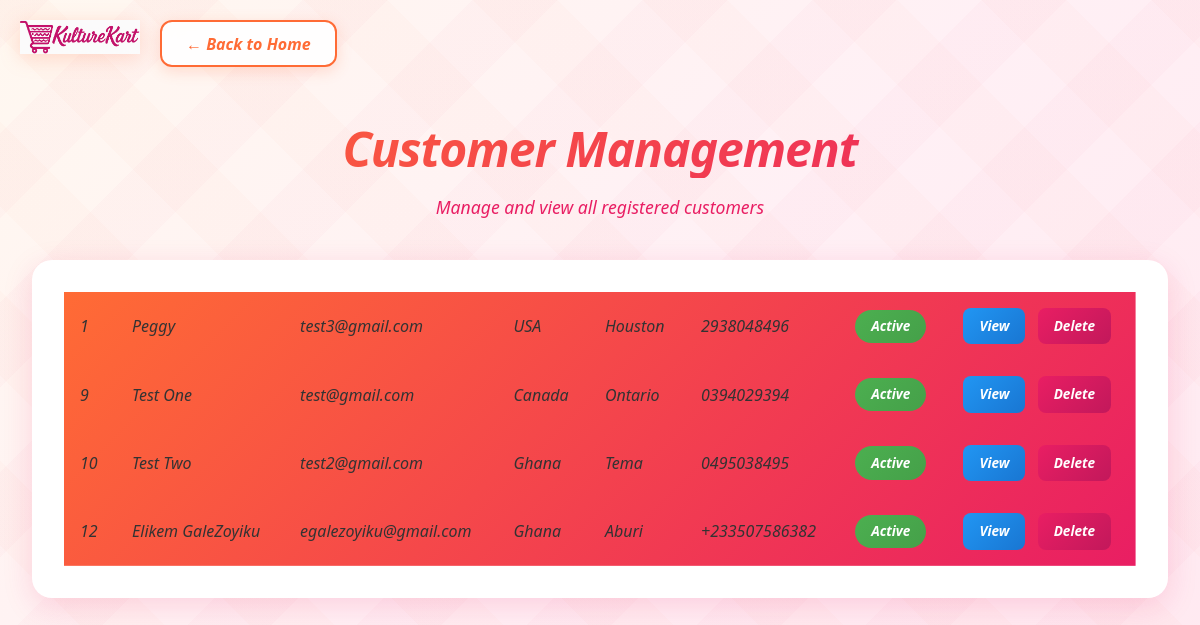
Page /admin/customer_manage.php (signed in) on the committed database.
### tables this page shows
CREATE TABLE `customer` (
  `customer_id` int NOT NULL,
  `customer_name` varchar(100) NOT NULL,
  `customer_email` varchar(50) NOT NULL,
  `customer_pass` varchar(150) NOT NULL,
  `customer_country` varchar(30) NOT NULL,
  `customer_city` varchar(30) NOT NULL,
  `customer_contact` varchar(15) NOT NULL,
  `customer_image` varchar(100) DEFAULT NULL,
  `user_role` int NOT NULL
);

### settings/db_class.php (called while the page is built, shortened)
<?php
if (!class_exists('db_connection')) {
    class db_connection
    {
        function db_connect()
        {
            $this->db = mysqli_connect(SERVER, USERNAME, PASSWD, DATABASE);
            if (mysqli_connect_errno()) {
                return false;
            } else {
                return true;
            }
        }
    }
}

### controllers/customer_controller.php (called while the page is built, shortened)
<?php
require_once '../classes/customer_class.php';
function get_all_customers_ctr() {
    $customer = new Customer();
    return $customer->getAllCustomers();
}
?>

### classes/customer_class.php (called while the page is built, shortened)
<?php
require_once '../settings/db_class.php';
class Customer extends db_connection
{
    public function getAllCustomers()
    {
        $stmt = $this->db->prepare("SELECT * FROM customer");
        $stmt->execute();
        return $stmt->get_result()->fetch_all(MYSQLI_ASSOC);
    }
}
?>

### admin/customer_manage.php (the view, shortened to what this page needs)
<?php
require_once("../controllers/customer_controller.php");
$customers = get_all_customers_ctr();
?>
<!DOCTYPE html>
<html lang="en">
<head>
    <link href="https://cdn.jsdelivr.net/npm/bootstrap@5.3.0/dist/css/bootstrap.min.css" rel="stylesheet">
</head>
<body>
    <a href="../index.php">
        <img src="../assets/images/logo.png" alt="KultureKart Logo" class="site-logo">
    </a>
    <a href="../index.php" class="btn-back">← Back to Home</a>
    <div class="container">
        <h2>Customer Management</h2>
        <p class="subtitle">Manage and view all registered customers</p>
 <div class="table-card">
            <table id="customerTable">
                <thead>
        <?php foreach ($customers as $customer): ?>
<tr>
    <td><?= $customer['customer_id'] ?></td>
    <td><?= htmlspecialchars($customer['customer_name']) ?></td>
    <td><?= htmlspecialchars($customer['customer_email']) ?></td>
    <td><?= htmlspecialchars($customer['customer_country']) ?></td>
    <td><?= htmlspecialchars($customer['customer_city']) ?></td>
    <td><?= htmlspecialchars($customer['customer_contact']) ?></td>
    <td><span class="status-badge status-active">Active</span></td>
    <td>
        <a href="customer_details.php?id=<?= $customer['customer_id'] ?>" class="btn-view">View</a>
        <button class="btn-delete" onclick="deleteCustomer(<?= $customer['customer_id'] ?>)">Delete</button>
    </td>
</tr>
<?php endforeach; ?>
    </div>

### admin/customer_manage.php (style rules this page uses)
* { margin: 0; padding: 0; box-sizing: border-box; }
body { font-family: 'Segoe UI', Tahoma, Geneva, Verdana, sans-serif; background: linear-gradient(135deg, #fff8f0 0%, #fff0f5 50%, #ffe8f0 100%); min-height: 100vh; position: relative; overflow-x: hidden; }
body::before { content: ''; position: fixed; top: 0; left: 0; width: 100%; height: 100%; background-image: repeating-linear-gradient(45deg, transparent, transparent 60px, rgba(255, 107, 53, 0.02) 60px, rgba(255, 107, 53, 0.02) 120px), repeating-linear-gradient(-45deg, transparent, transparent 60px, rgba(233, 30, 99, 0.02) 60px, rgba(233, 30, 99, 0.02) 120px); z-index: 0; pointer-events: none; }
.container { position: relative; z-index: 1; max-width: 1400px; margin: 0 auto; padding: 2rem; padding-top: 120px; }
.site-logo { position: fixed; top: 20px; left: 20px; width: 120px; height: auto; z-index: 1001; transition: all 0.3s ease; filter: drop-shadow(0 4px 10px rgba(255, 107, 53, 0.2)); }
.btn-back { position: fixed; top: 20px; left: 160px; background: rgba(255, 255, 255, 0.9); backdrop-filter: blur(10px); border: 2px solid #ff6b35; border-radius: 12px; padding: 0.6rem 1.5rem; color: #ff6b35; font-weight: 600; font-style: oblique; text-decoration: none; transition: all 0.3s ease; z-index: 1000; box-shadow: 0 4px 15px rgba(255, 107, 53, 0.2); }
h2 { background: linear-gradient(135deg, #ff6b35 0%, #e91e63 100%); -webkit-background-clip: text; -webkit-text-fill-color: transparent; background-clip: text; font-size: 3rem; font-weight: 700; font-style: oblique; text-align: center; margin-bottom: 1rem; letter-spacing: -1px; animation: fadeInDown 0.6s ease; }
.subtitle { text-align: center; color: #e91e63; font-size: 1.1rem; font-style: oblique; margin-bottom: 2.5rem; }
.table-card { background: white; border-radius: 20px; padding: 2rem; box-shadow: 0 8px 30px rgba(233, 30, 99, 0.15); animation: fadeInUp 0.8s ease; overflow-x: auto; }
table { width: 100%; border-collapse: separate; border-spacing: 0; }
thead { background: linear-gradient(135deg, #ff6b35 0%, #e91e63 100%); }
td { padding: 1rem; color: #333; font-style: oblique; font-weight: 500; vertical-align: middle; }
.status-badge { display: inline-block; padding: 0.4rem 1rem; border-radius: 20px; font-size: 0.85rem; font-weight: 600; font-style: oblique; }
.status-active { background: linear-gradient(135deg, #4caf50 0%, #45a049 100%); color: white; }
.btn-view { padding: 0.5rem 1rem; background: linear-gradient(135deg, #2196F3 0%, #1976D2 100%); color: white; border: none; border-radius: 8px; font-weight: 600; font-style: oblique; cursor: pointer; transition: all 0.3s ease; margin-right: 0.5rem; text-decoration: none; display: inline-block; font-size: 0.85rem; }
.btn-delete { padding: 0.5rem 1rem; background: linear-gradient(135deg, #e91e63 0%, #c2185b 100%); color: white; border: none; border-radius: 8px; font-weight: 600; font-style: oblique; cursor: pointer; transition: all 0.3s ease; font-size: 0.85rem; }

### rows in the picture
customer: customer_id "1", customer_name "Peggy", customer_email "test3@gmail.com", customer_country "USA", customer_city "Houston", customer_contact "2938048496"
customer: customer_id "9", customer_name "Test One", customer_email "test@gmail.com", customer_country "Canada", customer_city "Ontario", customer_contact "0394029394"
customer: customer_id "10", customer_name "Test Two", customer_email "test2@gmail.com", customer_country "Ghana", customer_city "Tema", customer_contact "0495038495"
customer: customer_id "12", customer_name "Elikem GaleZoyiku", customer_email "egalezoyiku@gmail.com", customer_country "Ghana", customer_city "Aburi", customer_contact "+233507586382"
